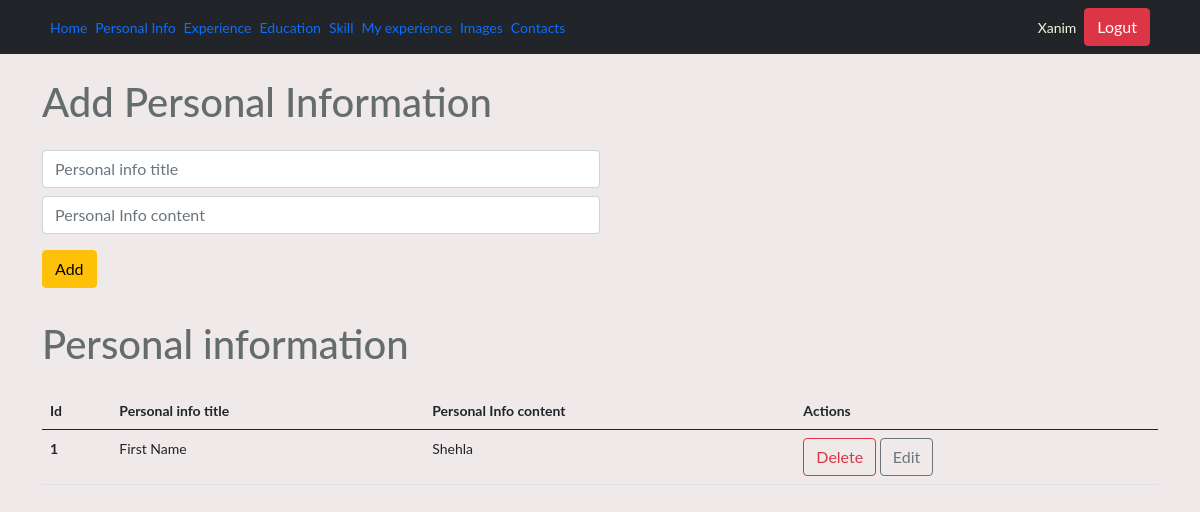
The page /admin/persinfo (signed in) on the database its author committed.
### models.py (models this page shows)
class User(db.Model, UserMixin):
    id=db.Column(db.Integer,primary_key=True)
    username=db.Column(db.String(20),unique=True)
    email=db.Column(db.String(50),unique=True)
    password=db.Column(db.String(80))

class Persoinfo(db.Model):
    id=db.Column(db.Integer,primary_key=True)
    pers_info_title=db.Column(db.String(50))
    pers_info_content=db.Column(db.String(50))

### controllers/admin/persinfo.py (the view, shortened to what this page needs)
@app.route('/admin/persinfo',methods=["GET","POST"])
@login_required
def admin_persinfo_index():
    from run import db
    from models import Persoinfo
    persoinfos=Persoinfo.query.all()
    return render_template ("admin/persinfo.html" ,persoinfos=persoinfos)

### controllers/admin/main.py (called while the page is built)
@app.before_request
def before_request():
    g.user = current_user

### run.py (called while the page is built)
@login_manager.user_loader
def load_user(user_id):
    from models import User
    return User.query.get(user_id)

### templates/admin/persinfo.html
{% extends 'admin/dashboard.html' %} {% block content %}
<div class="container">
  <h1 class="adminpage ml-4 mt-4">Add Personal Information</h1>
  <form
    action="/admin/persinfo"
    method="POST"
    class="w-50 ml-4 mt-4"
    enctype="multipart/form-data"
  >
    <input
      type="text"
      name="pers_info_title"
      class="form-control my-2"
      placeholder="Personal info title"
    />
    <input
      type="text"
      name="pers_info_content"
      class="form-control my-2"
      placeholder="Personal Info content"
    />
    <input type="submit" class="btn btn-warning my-2" value="Add" />
  </form>
  <h1 class="adminpage ml-4 mt-4">Personal information</h1>
  <table class="table table-hover mt-4 ml-4">
    <thead>
      <tr>
        <th scope="col">Id</th>
        <th scope="col">Personal info title</th>
        <th scope="col">Personal Info content</th>
        <th scope="col">Actions</th>
      </tr>
    </thead>
    <tbody>
      {% for persoinfo in persoinfos %}
      <tr>
        <th scope="row">{{persoinfo.id}}</th>
        <td>{{persoinfo.pers_info_title}}</td>
        <td>{{persoinfo.pers_info_content}}</td>
        <td>
          <a href="/delete/{{persoinfo.id}}" class="btn btn-outline-danger"
            >Delete</a
          >
          <a
            href="/updatepersinfo/{{persoinfo.id}}"
            class="btn btn-outline-secondary"
            >Edit</a
          >
        </td>
      </tr>
      {% endfor %}
    </tbody>
  </table>
</div>
{% endblock %}

### templates/admin/dashboard.html (shortened to what this page needs)
<!DOCTYPE html>
<html lang="en">
  <head>
    <link
      href="{{ url_for('static', filename='bootstrap.min.css') }}"
      rel="stylesheet"
    />
    <link rel="stylesheet" href="/static/admin/css/style.css" />
  </head>
  <body>
    <nav class="navbar m-0 p-0 bg-dark">
      <div class="container">
        <ul class="navbar-nav d-flex flex-row p-2">
          <li class="nav-item ml-3">
            <a class="nav-link active" aria-current="page" href="/admin/home"
              >Home</a
            >
          </li>
          <li class="nav-item mx-2">
            <a class="nav-link" href="/admin/persinfo">Personal Info</a>
          </li>
          <li class="nav-item">
            <a class="nav-link" href="/admin/experience">Experience</a>
          </li>
          <li class="nav-item mx-2">
            <a class="nav-link" href="/admin/education">Education</a>
          </li>
          <li class="nav-item">
            <a class="nav-link" href="/admin/skill">Skill</a>
          </li>
          <li class="nav-item mx-2">
            <a class="nav-link" href="/admin/myexperience">My experience</a>
          </li>
          <li class="nav-item">
            <a class="nav-link" href="/admin/images">Images</a>
          </li>
          <li class="nav-item mx-2">
            <a class="nav-link" href="/admin/socialprof">Contacts</a>
          </li>
        </ul>
        <div class="d-flex align-items-center">
          <div style="color: beige">{{ current_user.username }}</div>
          <button
            class="btn btn-danger m-2"
            onclick="window.location.href = '/logout'"
          >
            Logut
          </button>
        </div>
      </div>
    </nav>
    {% block content %} {% endblock %}
  </body>
</html>

### static/app/css/style.css (style rules this page uses)
body { font-family: Lato, serif, Calibri, Arial; font-size: 14px; background-color: #efe9e9; color: #656c6d; font-weight: 400; margin: 0; padding: 0; box-sizing: border-box; }

### rows shown on the page
User: username "Xanim"
Persoinfo: id "1", pers_info_title "First Name", pers_info_content "Shehla"
